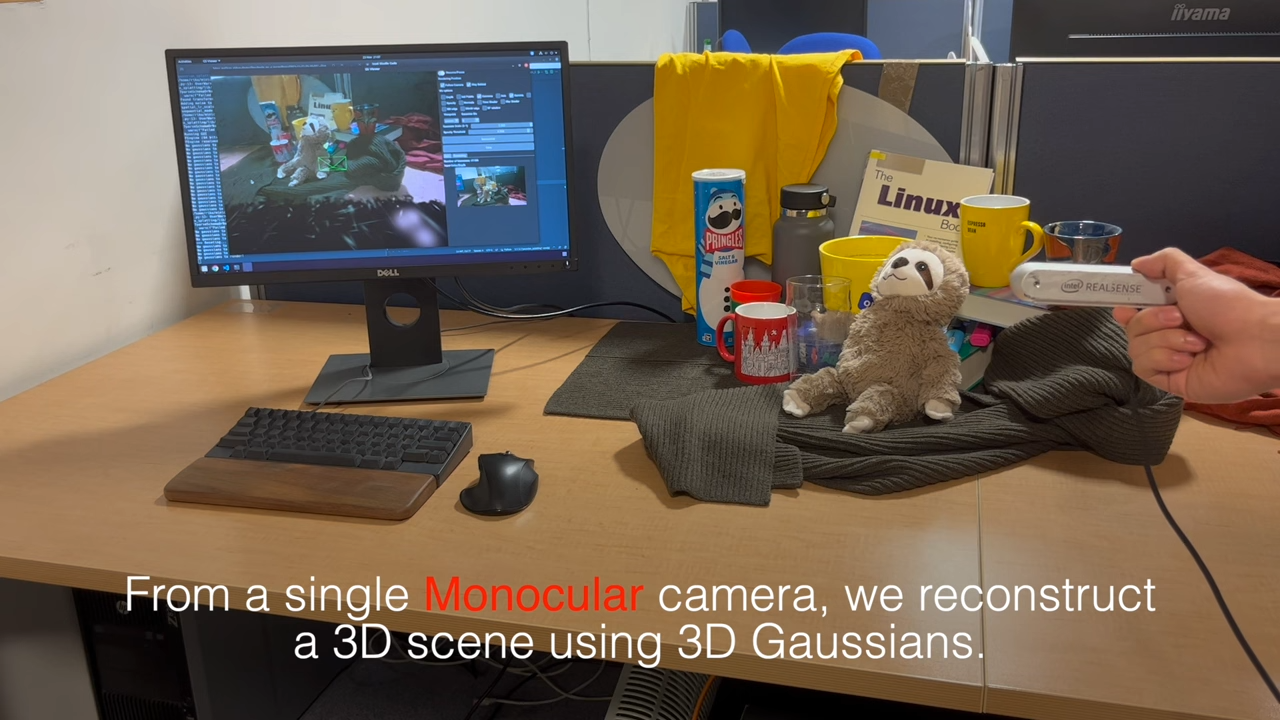
#> input picture media/realsense.png, 1280 x 720 px
$ python make_compare_video.py ../media
#> lines starting #> are read from the running program, lines starting #| are printed output that depends on the picture
"""Stitch the per-frame `compare/` images (GT | render) into a demo video.

The eval pipeline (utils/eval_utils.py) writes side-by-side
``[ground-truth | rendered]`` frames into ``<run>/viz/<iter>/compare/``.
This script orders them by frame index and encodes an mp4 with cv2.

Usage:
    python scripts/make_compare_video.py <compare_dir> [-o out.mp4] [--fps 20]
                                         [--no-labels]

Example:
    python scripts/make_compare_video.py \
        results/f0a37d9052_f0a37d9052/2026-06-21-14-48-42/viz/after_opt/compare \
        -o demo.mp4 --fps 20
"""

import argparse
import glob
import os
import re

import cv2


def frame_index(path):
    m = re.search(r"(\d+)", os.path.basename(path))
    return int(m.group(1)) if m else -1


def main():
    ap = argparse.ArgumentParser()
    ap.add_argument("compare_dir", help="folder containing the compare/*.png frames")
    ap.add_argument("-o", "--out", default=None, help="output mp4 path")
    ap.add_argument("--fps", type=float, default=20.0)
    ap.add_argument(
        "--no-labels",
        action="store_true",
        help="do not draw GT / Render text and the center divider",
    )
    args = ap.parse_args()

    frames = sorted(glob.glob(os.path.join(args.compare_dir, "*.png")), key=frame_index)
    if not frames:
        raise SystemExit(f"No .png frames found in {args.compare_dir}")

    out = args.out or os.path.join(
        os.path.dirname(args.compare_dir.rstrip("/")), "compare_demo.mp4"
    )

    h, w = cv2.imread(frames[0]).shape[:2]
#> h = 720; w = 1280
    fourcc = cv2.VideoWriter_fourcc(*"mp4v")
    writer = cv2.VideoWriter(out, fourcc, args.fps, (w, h))

    for i, f in enumerate(frames):
        img = cv2.imread(f)
#> img is the input picture: shape (720, 1280, 3); mean B, G, R 82.1, 99.2, 115.5
        if img is None or img.shape[:2] != (h, w):
            img = cv2.resize(img, (w, h)) if img is not None else None
            if img is None:
                continue
        if not args.no_labels:
            cv2.line(img, (w // 2, 0), (w // 2, h), (255, 255, 255), 1)
            cv2.putText(img, "Ground truth", (12, 28),
                        cv2.FONT_HERSHEY_SIMPLEX, 0.7, (0, 0, 0), 3, cv2.LINE_AA)
            cv2.putText(img, "Ground truth", (12, 28),
                        cv2.FONT_HERSHEY_SIMPLEX, 0.7, (255, 255, 255), 1, cv2.LINE_AA)
            cv2.putText(img, "Rendered", (w // 2 + 12, 28),
                        cv2.FONT_HERSHEY_SIMPLEX, 0.7, (0, 0, 0), 3, cv2.LINE_AA)
            cv2.putText(img, "Rendered", (w // 2 + 12, 28),
                        cv2.FONT_HERSHEY_SIMPLEX, 0.7, (255, 255, 255), 1, cv2.LINE_AA)
            label = f"frame {frame_index(f):06d}"
            cv2.putText(img, label, (12, h - 14),
                        cv2.FONT_HERSHEY_SIMPLEX, 0.6, (0, 0, 0), 3, cv2.LINE_AA)
            cv2.putText(img, label, (12, h - 14),
                        cv2.FONT_HERSHEY_SIMPLEX, 0.6, (255, 255, 255), 1, cv2.LINE_AA)
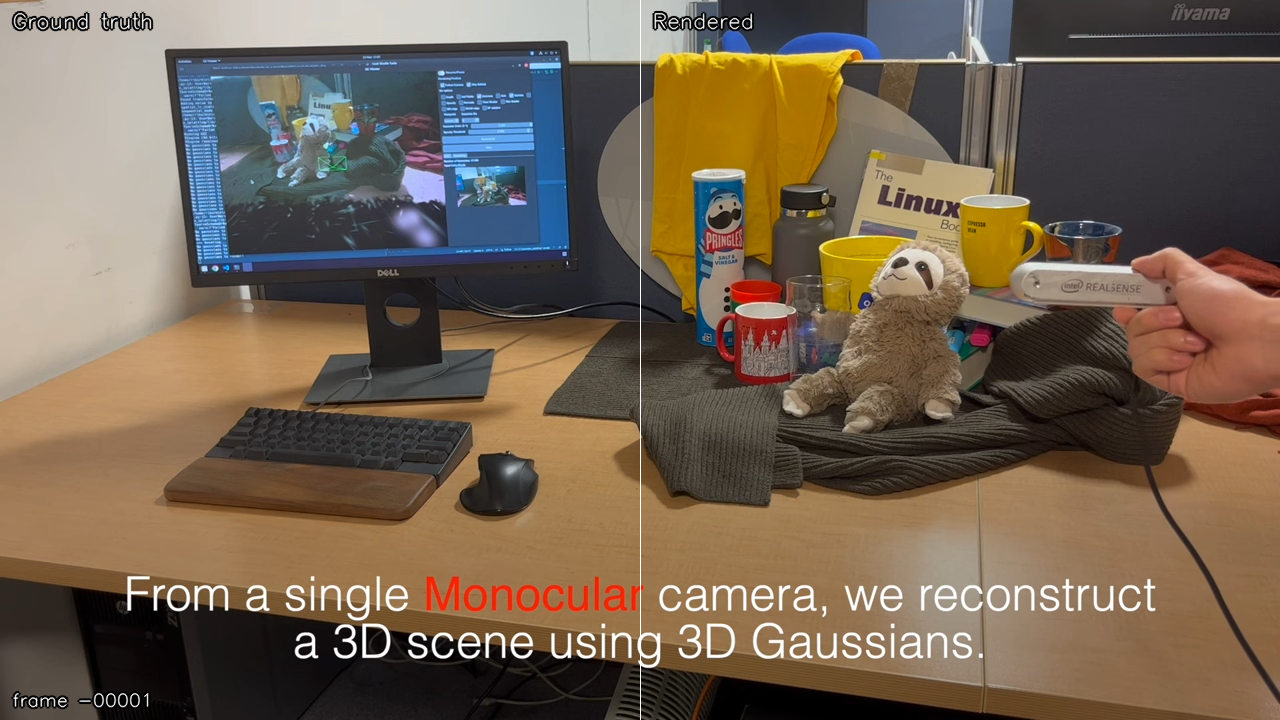
#> img: shape (720, 1280, 3); mean B, G, R 82, 99, 115.3
        writer.write(img)
#> pass 2 of the loop in main, `for i, f in enumerate(frames):`:
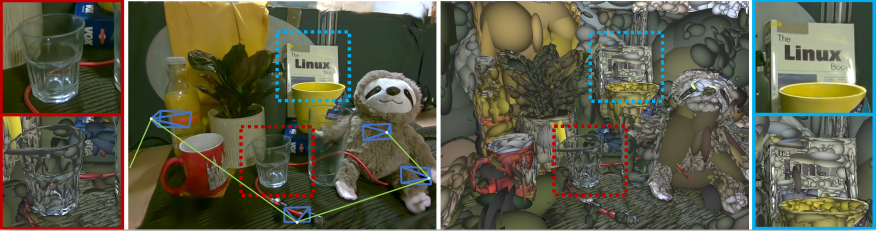
#> input picture media/teaser.png, 1751 x 462 px (shown at 1/2 size)
#> in main, img is the input picture: shape (462, 1751, 3); mean B, G, R 71.8, 91.6, 91.4
#> in main, `img = cv2.resize(img, (w, h)) if img is not None else None`:
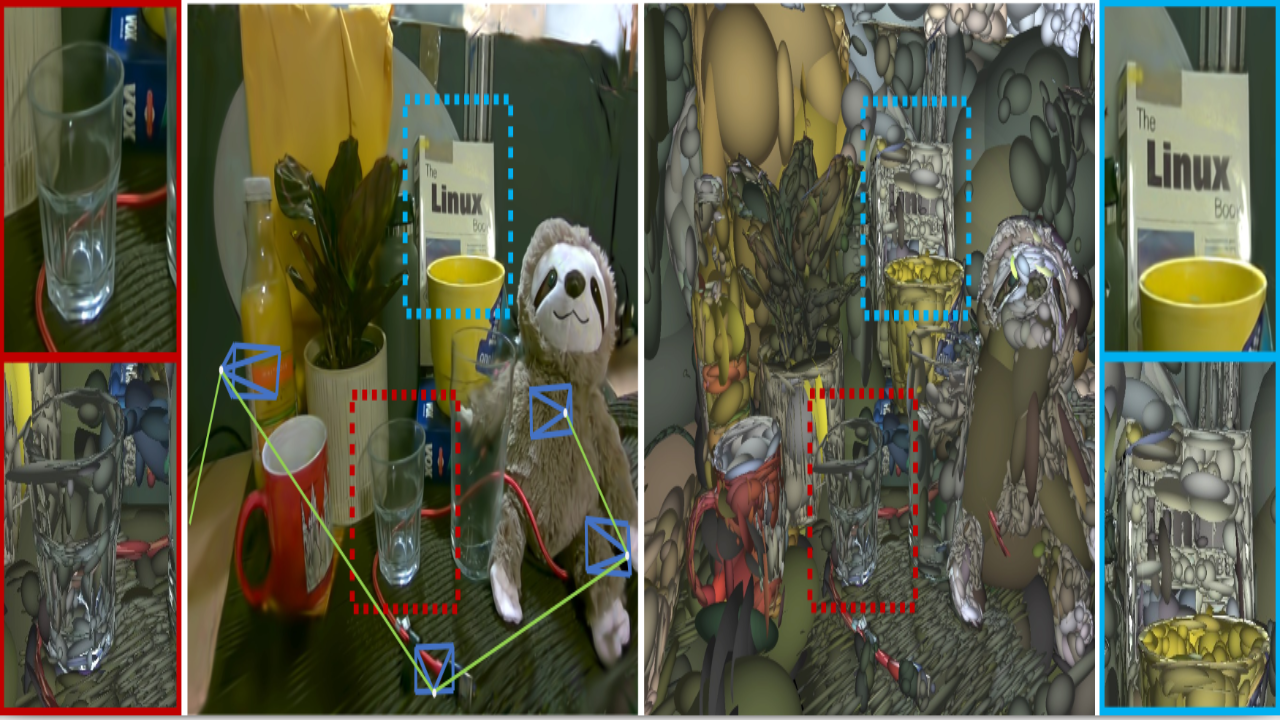
#> img: shape (720, 1280, 3); mean B, G, R 71.7, 91.5, 91.3
#> in main, `cv2.putText(img, label, (12, h - 14), cv2.FONT_HERSHEY_SIMPLEX, 0.6, (..`:
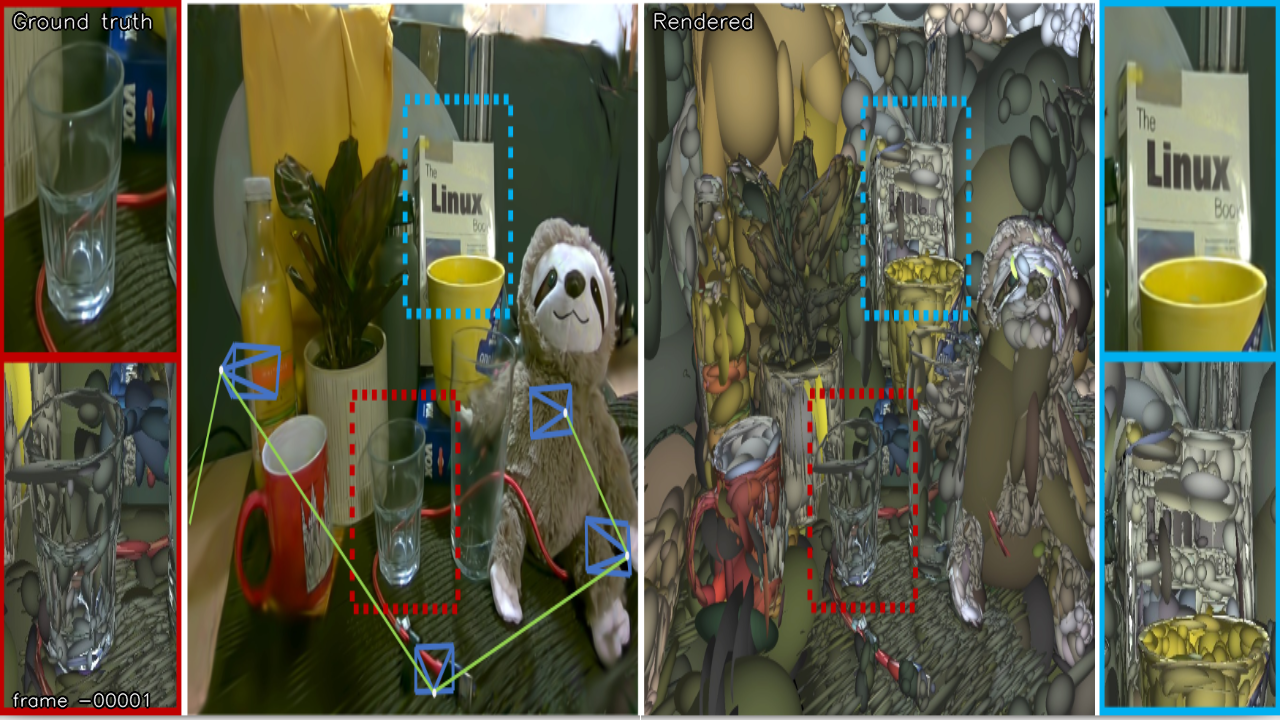
#> img: shape (720, 1280, 3); mean B, G, R 71.8, 91.5, 91.3

    writer.release()
    print(f"Wrote {len(frames)} frames -> {out} ({w}x{h} @ {args.fps} fps)")
#| Wrote 2 frames -> ../compare_demo.mp4 (1280x720 @ 20.0 fps)


if __name__ == "__main__":
    main()
